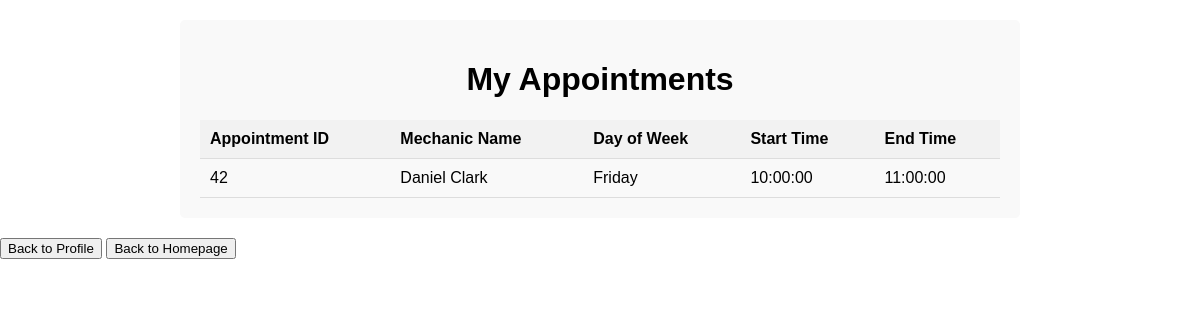
Page /customer/my_appointments.php (signed in) on the committed database.
### tables this page shows
CREATE TABLE `appointments` (
  `AppointmentID` int NOT NULL AUTO_INCREMENT,
  `ClientID` int DEFAULT NULL,
  `TimeSlotID` int DEFAULT NULL,
  `MechanicID` int DEFAULT NULL,
  PRIMARY KEY (`AppointmentID`),
  KEY `TimeSlotID` (`TimeSlotID`),
  KEY `ClientID` (`ClientID`),
  KEY `appointments_ibfk_3` (`MechanicID`),
  CONSTRAINT `appointments_ibfk_1` FOREIGN KEY (`TimeSlotID`) REFERENCES `timeslots` (`TimeSlotID`),
  CONSTRAINT `appointments_ibfk_2` FOREIGN KEY (`ClientID`) REFERENCES `clients` (`ClientID`),
  CONSTRAINT `appointments_ibfk_3` FOREIGN KEY (`MechanicID`) REFERENCES `mechanics` (`MechanicID`)
);

CREATE TABLE `mechanics` (
  `MechanicID` int NOT NULL AUTO_INCREMENT,
  `Name` varchar(255) DEFAULT NULL,
  `MaxActiveCars` int NOT NULL,
  `RemActiveCars` int DEFAULT NULL,
  PRIMARY KEY (`MechanicID`)
);

CREATE TABLE `timeslots` (
  `TimeSlotID` int NOT NULL AUTO_INCREMENT,
  `StartTime` time NOT NULL,
  `EndTime` time NOT NULL,
  `DayOfWeek` enum('Friday','Saturday','Sunday','Monday','Tuesday','Wednesday','Thursday') NOT NULL,
  PRIMARY KEY (`TimeSlotID`)
);

### customer/my_appointments.php (the view, shortened to what this page needs)
<?php
require_once('../connection/connect.php');
$clientID = $_SESSION['client_id'];
$sql = "SELECT a.AppointmentID, m.Name , t.DayOfWeek, t.StartTime, t.EndTime
        FROM appointments a
        LEFT JOIN mechanics m ON a.MechanicID = m.MechanicID
        LEFT JOIN timeslots t ON a.TimeSlotID = t.TimeSlotID
        WHERE a.ClientID = ?";
$stmt = $conn->prepare($sql);
$stmt->bind_param("i", $clientID);
$stmt->execute();
$result = $stmt->get_result();
if ($result->num_rows > 0) {
    ?>
    <!DOCTYPE html>
    <html lang="en">
    <head>
        <link rel="stylesheet" type="text/css" href="../css/style.css">
    </head>
    <body>
        <div class="container">
            <h1>My Appointments</h1>
            <table>
                <tr>
                    <th>Appointment ID</th>
                    <th>Mechanic Name</th>
                    <th>Day of Week</th>
                    <th>Start Time</th>
                    <th>End Time</th>
                </tr>
                <?php
                while ($row = $result->fetch_assoc()) {
                    echo "<tr>";
                    echo "<td>" . $row['AppointmentID'] . "</td>";
                    echo "<td>" . $row['Name'] . "</td>";
                    echo "<td>" . $row['DayOfWeek'] . "</td>";
                    echo "<td>" . $row['StartTime'] . "</td>";
                    echo "<td>" . $row['EndTime'] . "</td>";
                    echo "</tr>";
                }
                ?>
            </table>
        </div>
        <button onclick="window.location.href = 'profile.php';">Back to Profile</button>
        <button onclick="window.location.href = '../index.php';">Back to Homepage</button>
    </body>
    </html>
    <?php
}
?>

### css/style.css (style rules this page uses)
body { margin: 0; padding: 0; background-image: url('../image/index_background.jpg'); background-size: cover; background-position: center; font-family: Arial, sans-serif; background-repeat: no-repeat; }
.container { margin: 20px auto; padding: 10px; width: 80%; max-width: 800px; background-color: rgba(255, 255, 255, 0.8); border-radius: 10px; text-align: center; }
h1 { text-align: center; }
.container { margin: 20px auto; padding: 20px; width: 80%; max-width: 800px; background-color: #f9f9f9; border-radius: 5px; }
table { width: 100%; border-collapse: collapse; }
th, td { padding: 10px; border-bottom: 1px solid #ddd; text-align: left; }
th { background-color: #f2f2f2; }

### rows in the picture
appointments: AppointmentID "42", MechanicID.Name "Daniel Clark", TimeSlotID.DayOfWeek "Friday", TimeSlotID.StartTime "10:00:00", TimeSlotID.EndTime "11:00:00"
